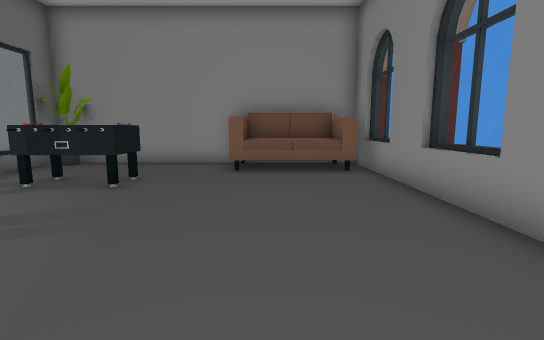
View 1 (above)

22 first-person views from a walk through a Unity game level. The camera is 1.2 m above the floor, tilts 8° down and sees 85° across. The floor is counted in squares, 1 m on a side. Each view is taken from the middle of a square. On the plan, view 1 faces up. The plan holds only what a view shows up to about 13 squares ahead; the rest is blank. The player is left out. Some surface patterns are stand-ins.

View 2
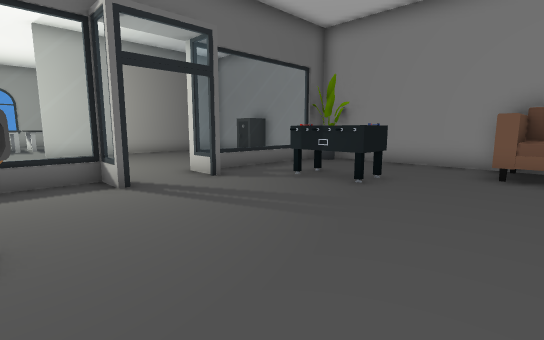

View 3
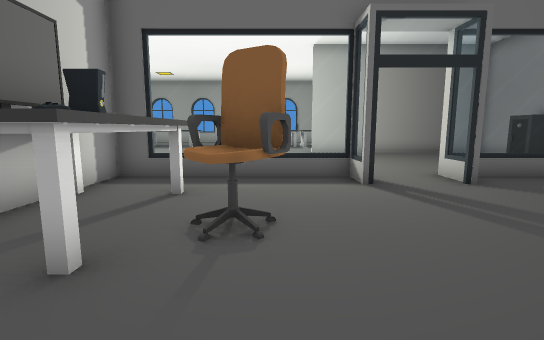

View 4
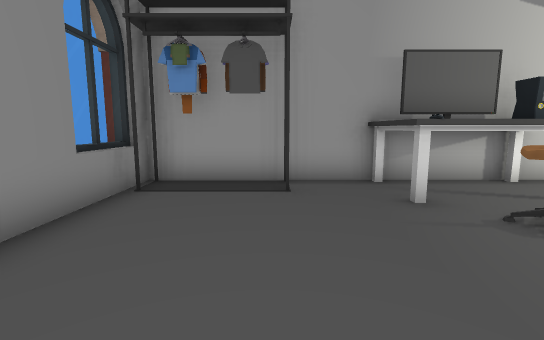

View 5
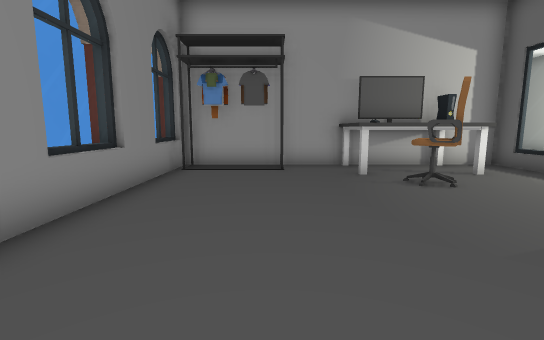

View 6
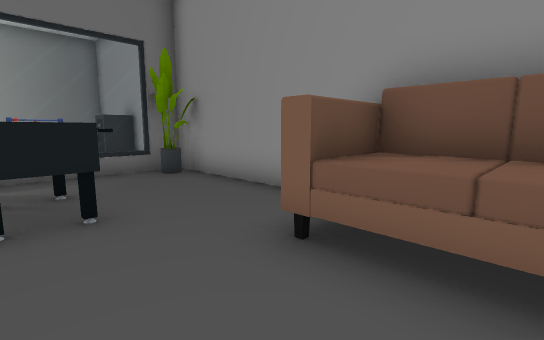

View 7
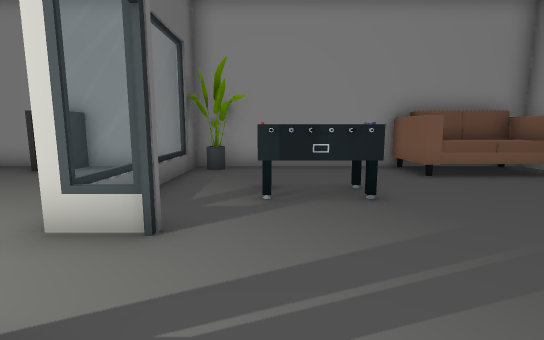

View 8
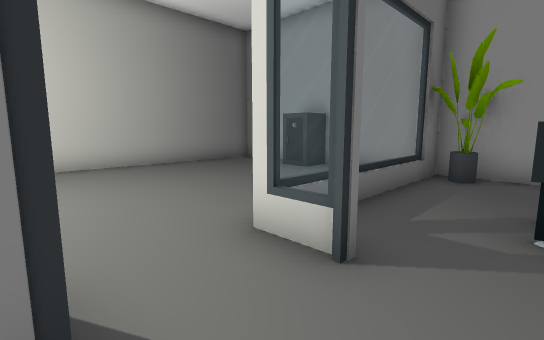

View 9
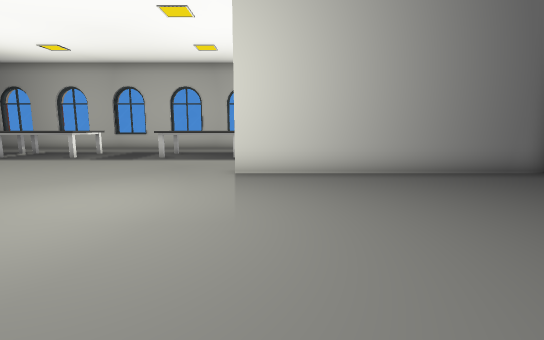

View 10
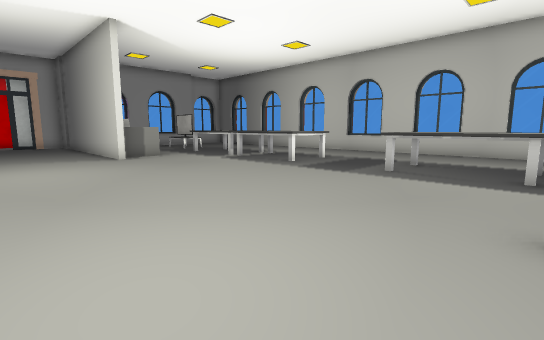

View 11
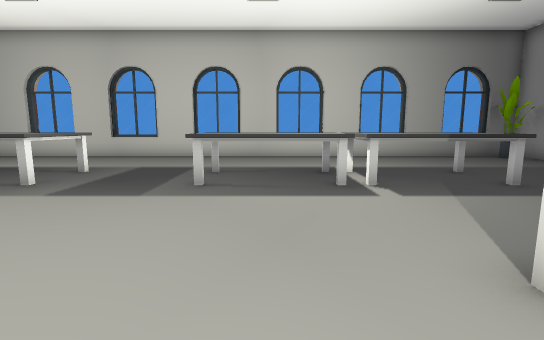

View 12
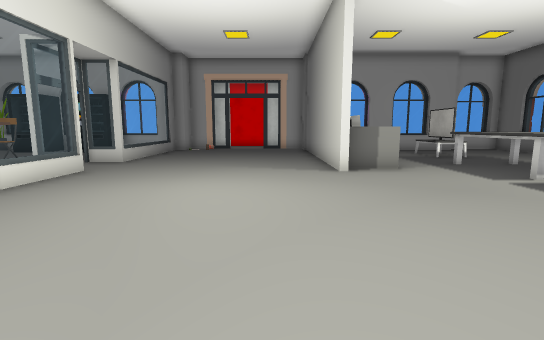

View 13
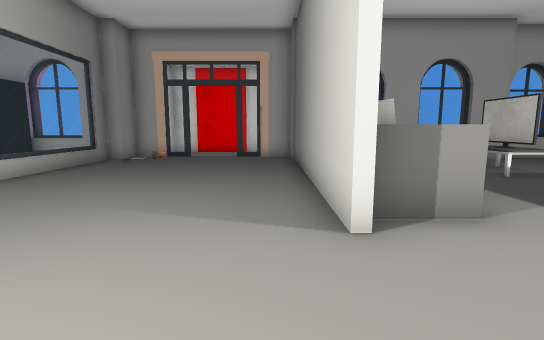

View 14
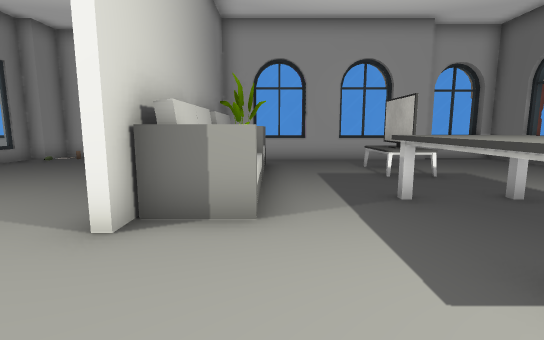

View 15
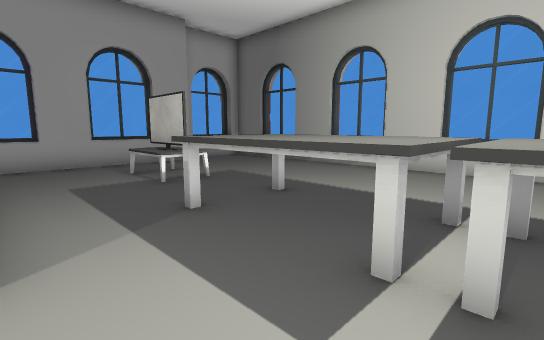

View 16
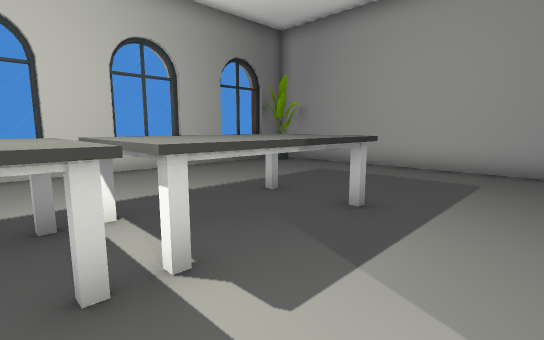

View 17
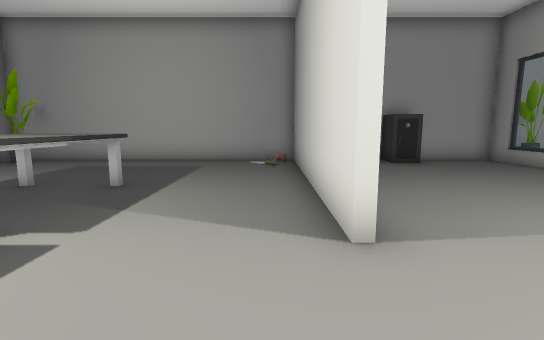

View 18
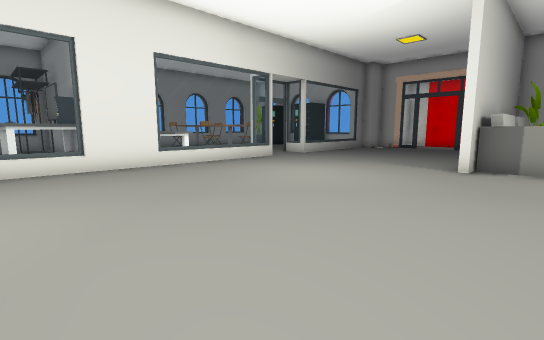

View 19
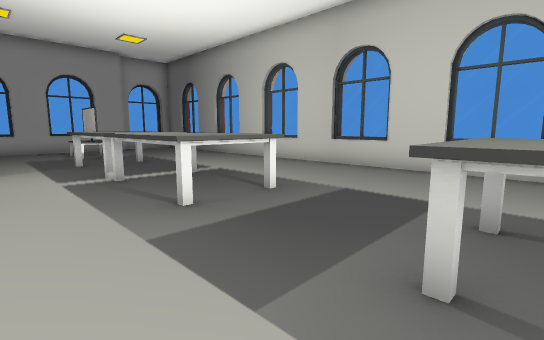

View 20
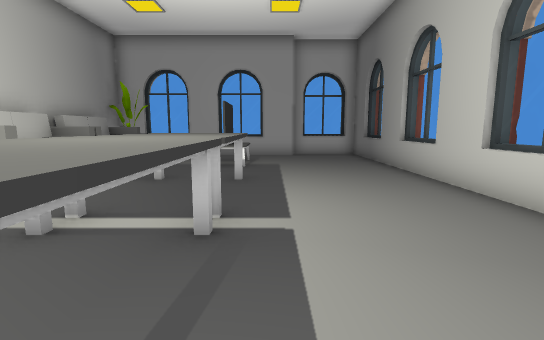

View 21
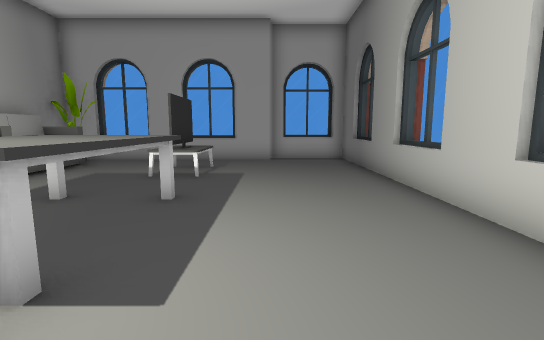

View 22
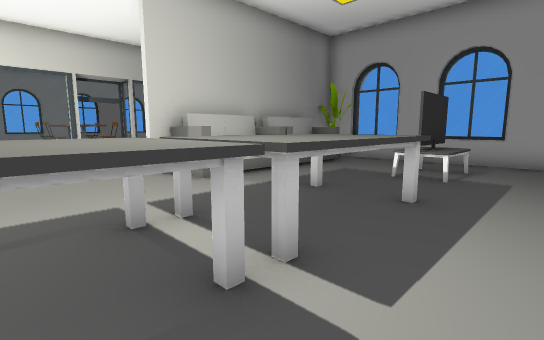

### Floor plan
Ten units are one square. View 1 is at (0, 0); x grows to the right and y downward. Boxes are objects, and circles mark ways between rooms. Rooms are numbered by the first view taken in them; rooms with no view inside come last. Other rooms are left out.
<svg viewBox="-272 -110 313 315">
<path fill="none" stroke="#000" d="M-63 -20 -74 -20 -74 39 29 39 29 -104 20 -104M36 -46 36 -60M-6 -104 -80 -104M36 -2 36 -12M-74 -105 -74 -42M36 30 36 24M36 36 36 31M-152 -20 -152 -104 -259 -104 -259 192 -229 192M-149 102 -149 197 -125 197M-260 59 -260 70M-76 55 -76 14M-267 52 -267 69M-267 14 -267 34M-260 86 -260 96M-267 85 -267 108M-76 104 -76 79M-267 -22 -267 -2M-260 122 -260 141M-267 124 -267 145M-62 -43 -78 -43M-267 -57 -267 -40M-184 187 -168 187M-260 160 -260 176M-183 192 -164 192M-216 187 -196 187M-76 -84 -76 -105M-267 162 -267 170M-230 185 -152 185 -152 102M-217 192 -197 192M-267 -95 -267 -79M-80 -104 -149 -104 -149 -20M-105 197 -82 197 -82 185 -76 185 -76 126M-255 194 -235 194"/>
<rect x="-75" y="-105" width="10" height="10" fill="#bbb"><title>other object</title></rect>
<rect x="-65" y="15" width="30" height="20" fill="#bbb"><title>other object</title></rect>
<rect x="-55" y="25" width="10" height="10" fill="#bbb"><title>other object</title></rect>
<rect x="-55" y="-75" width="30" height="20" fill="#bbb"><title>other object</title></rect>
<rect x="-45" y="25" width="20" height="10" fill="#bbb"><title>other object</title></rect>
<rect x="-45" y="-5" width="20" height="20" fill="#bbb"><title>other object</title></rect>
<rect x="-35" y="15" width="10" height="10" fill="#bbb"><title>other object</title></rect>
<rect x="-25" y="15" width="10" height="20" fill="#bbb"><title>other object</title></rect>
<rect x="-15" y="-105" width="40" height="30" fill="#bbb"><title>other object</title></rect>
<rect x="25" y="25" width="10" height="10" fill="#bbb"><title>other object</title></rect>
<rect x="-255" y="-105" width="10" height="10" fill="#bbb"><title>other object</title></rect>
<rect x="-215" y="145" width="20" height="20" fill="#bbb"><title>other object</title></rect>
<rect x="-215" y="135" width="20" height="10" fill="#bbb"><title>other object</title></rect>
<rect x="-215" y="85" width="30" height="40" fill="#bbb"><title>other object</title></rect>
<rect x="-215" y="45" width="30" height="40" fill="#bbb"><title>other object</title></rect>
<rect x="-215" y="-15" width="30" height="40" fill="#bbb"><title>other object</title></rect>
<rect x="-215" y="-55" width="30" height="40" fill="#bbb"><title>other object</title></rect>
<rect x="-205" y="155" width="10" height="10" fill="#bbb"><title>other object</title></rect>
<rect x="-175" y="135" width="20" height="30" fill="#bbb"><title>other object</title></rect>
<rect x="-175" y="105" width="20" height="30" fill="#bbb"><title>other object</title></rect>
<rect x="-165" y="165" width="10" height="10" fill="#bbb"><title>other object</title></rect>
<rect x="-125" y="-105" width="20" height="20" fill="#bbb"><title>other object</title></rect>
<circle cx="-70" cy="-30" r="3" fill="#2a7"/>
<text x="-20" y="-40">1</text>
<text x="-170" y="40">2</text>
</svg>
Room 1 opens to room 2.

Where each view was taken, in squares from view 1:
view 1: 0 up, 0 right, facing up
view 2: 0 up, 0 right, facing up-left
view 3: 0 up, 0 right, facing left
view 4: 3 up, 0 right, facing down
view 5: 6 up, 0 right, facing down
view 6: 6 up, 1 right, facing up-left
view 7: 1 up, 5 left, facing up
view 8: 2 up, 5 left, facing up-left
view 9: 3 up, 7 left, facing left
view 10: 2 up, 11 left, facing down-left
view 11: 0 up, 13 left, facing left
view 12: 2 down, 13 left, facing down
view 13: 7 down, 14 left, facing down
view 14: 7 down, 17 left, facing down
view 15: 8 down, 17 left, facing down-left
view 16: 1 up, 17 left, facing up-left
view 17: 1 down, 16 left, facing up
view 18: 1 down, 17 left, facing down-right
view 19: 1 down, 17 left, facing down-left
view 20: 5 down, 22 left, facing down
view 21: 7 down, 23 left, facing down
view 22: 7 down, 23 left, facing down-right
